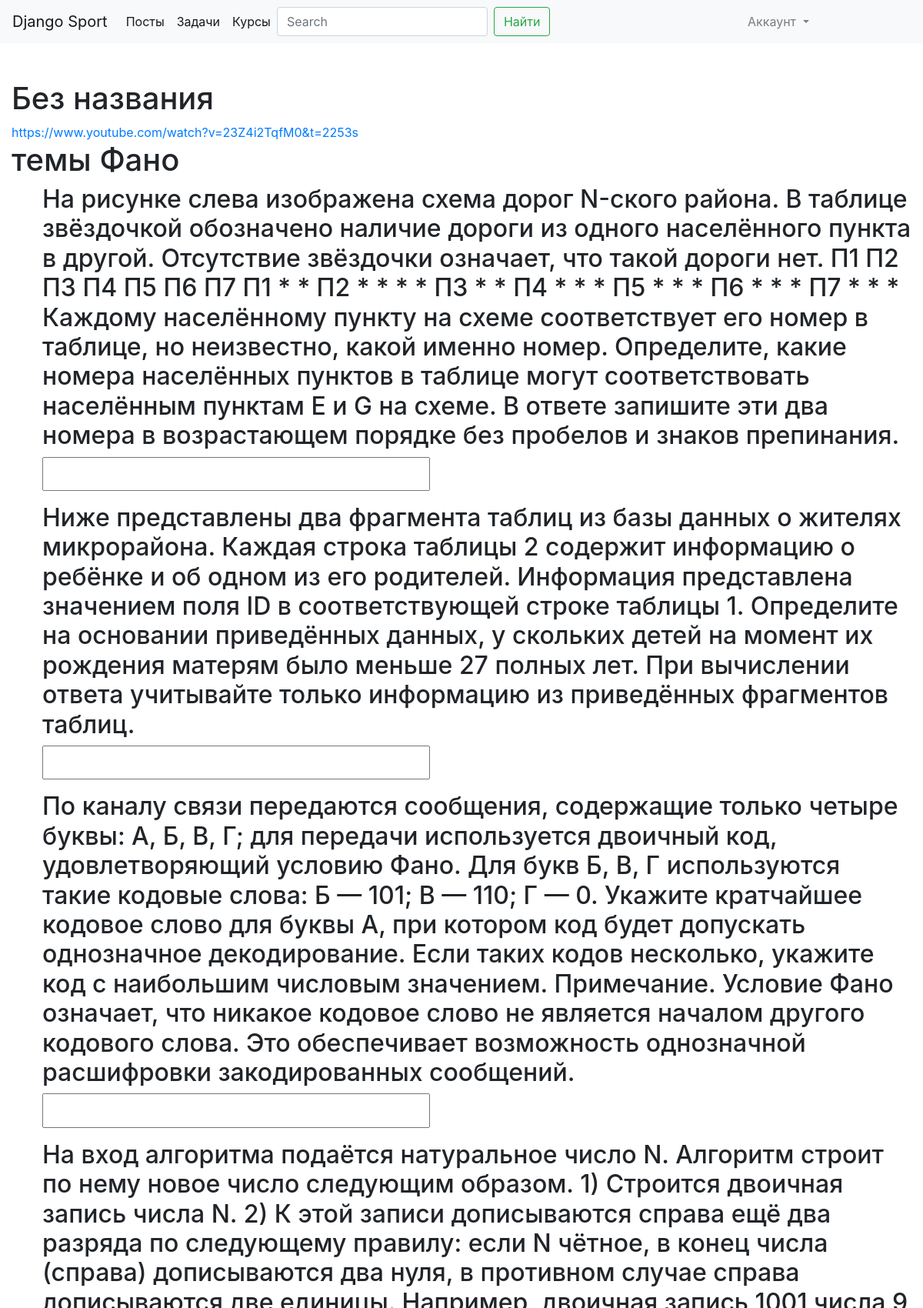
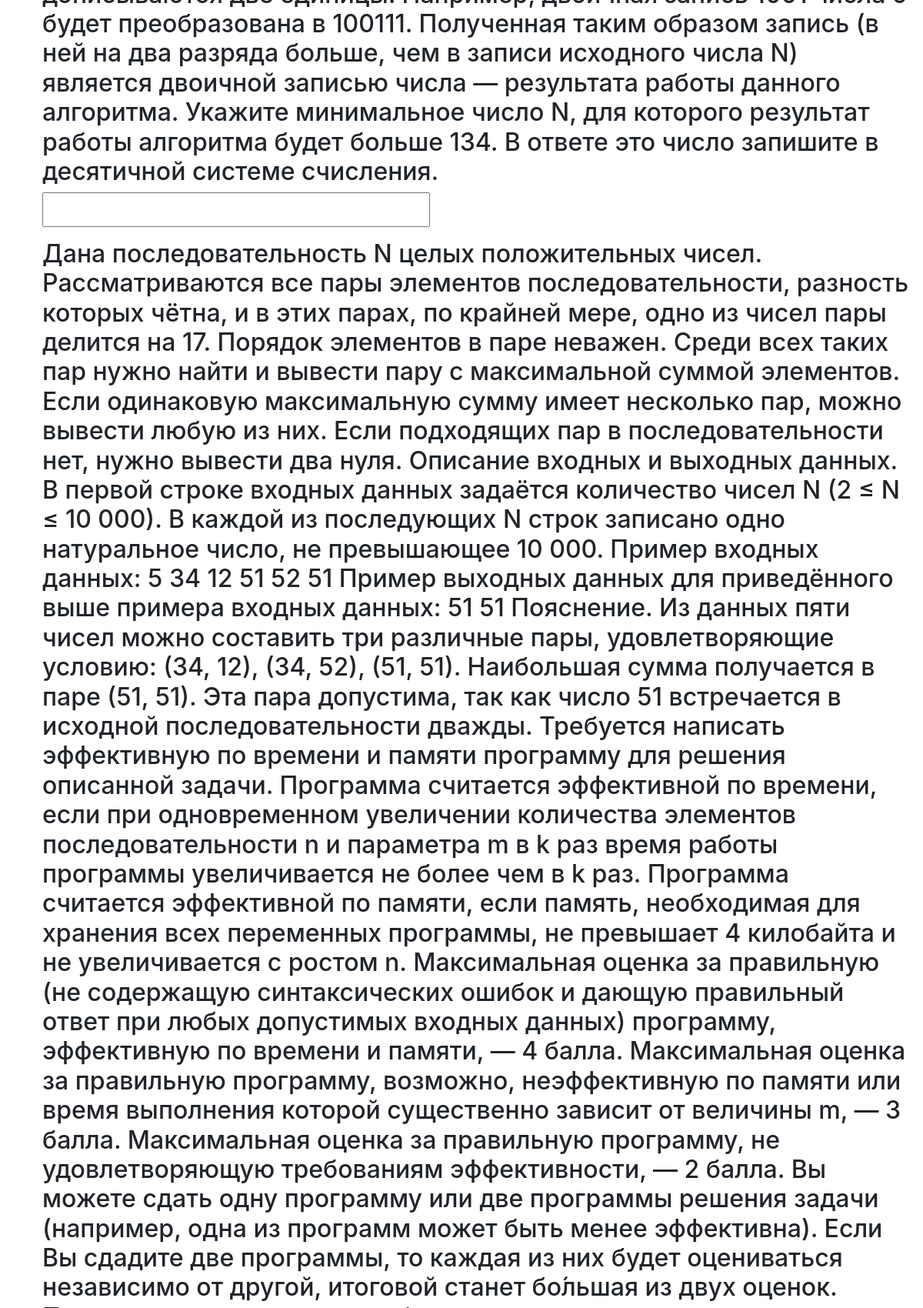
/test/lesson/2/ (upper part), run on the app's committed database (2 pictures, top to bottom).
### lesson/models.py (models this page shows)
class Lesson(models.Model):
    posts = models.ManyToManyField(Post, null=True)
    video = models.URLField()
    task = models.ManyToManyField(Task1, null=True)
    thema = models.ManyToManyField(Thema,null=True)
    name = models.TextField(default="Без названия")
    user = models.ManyToManyField(User, null=True)

### task/models.py (models this page shows)
class Thema(models.Model):
    class Complexity(models.TextChoices):
        LIGHT = "LIGHT"
        MIDDLE = "MIDDLE"
        HARD = "HARD"
    name = models.TextField()
    complexity = models.CharField(choices=Complexity.choices,default=Complexity.MIDDLE,max_length=255)

class Task1(models.Model):
    class Part(models.TextChoices):
        FIRST = 1
        SECOND = 2
    answer = models.TextField()
    number = models.IntegerField()
    text = models.TextField()
    part = models.CharField(choices=Part.choices,default=Part.FIRST,max_length=255)
    thema = models.ForeignKey(Thema, on_delete=models.SET_NULL, null=True,default=None)

### lesson/views.py (the view)
# urls.py: path('test/lesson/<int:pk>/', views.task, name='lesson_test'),
def task(request,pk):
    lesson = Lesson.objects.get(id=pk)
    task = Task1.objects.filter(lesson=lesson)
    SolutionFormSet = formset_factory(SolutionForm, extra=len(task))
    stud = request.user
    if request.method == 'POST':
        if not request.user.is_authenticated:
            return HttpResponseRedirect(reverse('login'))
        formset = SolutionFormSet(request.POST,request.FILES)
        for i in range(len(task)):
            formset[i].prefix = task[i].id
        if formset.is_valid():
            for form in formset:
                sol = form.cleaned_data['solution']
                if form.getTask().number>23:
                    Solution.objects.create(solution=sol,task=form.getTask(),user=request.user,isTrue=(sol==form.getTask().answer),profile_pic=form.cleaned_data["profile_pic"])
                else:
                    Solution.objects.create(solution=sol,task=form.getTask(),user=request.user,isTrue=(sol==form.getTask().answer))
            stud.lesson_set.add(lesson)
    else:
        if stud in (lesson.user.all()):
            return redirect(reverse("index"))
        formset = SolutionFormSet()
        for i in range(len(task)):
            formset[i].prefix = task[i].id
        return render(request, 'lesson/test_lesson.html', {'formset': formset, 'lesson':lesson})
    return redirect(reverse("index"))

### solution/forms.py (called while the page is built)
    def getTask(self):
        return Task1.objects.get(id=self.prefix)

### templates/lesson/test_lesson.html (shortened to what this page needs)
{% extends "base.html" %}
{% block content %}
<h1>{{ lesson.name }}</h1>
<a href="{{ lesson.video }}">{{ lesson.video }}</a>
{% for them in lesson.thema.all %}
            <br>
            <h1> темы {{ them.name }}</h1>
{% endfor %}
<form method="post">
  <table>
    {% for form in formset %}
        <ul>
            <h2>{{ form.getTask.text}}</h2>
            <h2>{{ form.solution }}</h2>
        </ul>
    {% endfor %}
    </table>
</form>
{% endblock %}

### data on the page
Lesson: name "Без названия", video "https://www.youtube.com/watch?v=23Z4i2TqfM0&t=2253s"
Thema: name "Фано"
Task1: getTask.text "На рисунке слева изображена схема дорог N-ского района. В таблице звёздочкой обозначено наличие дороги из одного населённого пункта в другой. Отсутствие звёздочки означает, что такой дороги нет. П1 П2 П3 П4 П5 П6 П7 П1 * * П2 * * * * П3 * * П4 * * * П5 * * * П6 * * * П7 * * * Каждому населённому пункту на схеме соответствует его номер в таблице, но неизвестно, какой именно номер. Определите, какие номера населённых пунктов в таблице могут соответствовать населённым пунктам E и G на схеме. В ответе запишите эти два номера в возрастающем порядке без пробелов и знаков препинания."
Task1: getTask.text "Ниже представлены два фрагмента таблиц из базы данных о жителях микрорайона. Каждая строка таблицы 2 содержит информацию о ребёнке и об одном из его родителей. Информация представлена значением поля ID в соответствующей строке таблицы 1. Определите на основании приведённых данных, у скольких детей на момент их рождения матерям было меньше 27 полных лет. При вычислении ответа учитывайте только информацию из приведённых фрагментов таблиц."
Task1: getTask.text "По каналу связи передаются сообщения, содержащие только четыре буквы: А, Б, В, Г; для передачи используется двоичный код, удовлетворяющий условию Фано. Для букв Б, В, Г используются такие кодовые слова: Б — 101; В — 110; Г — 0. Укажите кратчайшее кодовое слово для буквы А, при котором код будет допускать однозначное декодирование. Если таких кодов несколько, укажите код с наибольшим числовым значением. Примечание. Условие Фано означает, что никакое кодовое слово не является началом другого кодового слова. Это обеспечивает возможность однозначной расшифровки закодированных сообщений."
Task1: getTask.text "На вход алгоритма подаётся натуральное число N. Алгоритм строит по нему новое число следующим образом. 1) Строится двоичная запись числа N. 2) К этой записи дописываются справа ещё два разряда по следующему правилу: если N чётное, в конец числа (справа) дописываются два нуля, в противном случае справа дописываются две единицы. Например, двоичная запись 1001 числа 9 будет преобразована в 100111. Полученная таким образом запись (в ней на два разряда больше, чем в записи исходного числа N) является двоичной записью числа — результата работы данного алгоритма. Укажите минимальное число N, для которого результат работы алгоритма будет больше 134. В ответе это число запишите в десятичной системе…"
